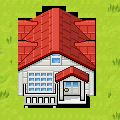

The image is a tile-based game level rendered from a .tmx file. Its description and complete source (layers, tilesets, objects, tile grids) follow:
An orthogonal 20x20 tile map with 6x6 px tiles, 1 tile layer (Tile Layer 1), 3 tilesets.

<map version="1.0" orientation="orthogonal" renderorder="right-down" width="20" height="20" tilewidth="6" tileheight="6" nextobjectid="1">
 <tileset firstgid="1" name="tileset9" tilewidth="6" tileheight="6" tilecount="4536" columns="81">
  <image source="tileset/tileset9.png" width="491" height="340" />
 </tileset>
 <tileset firstgid="4537" name="tileset8" tilewidth="6" tileheight="6" tilecount="27632" columns="314">
  <image source="tileset/tileset8.png" width="1888" height="528" />
 </tileset>
 <tileset firstgid="32169" name="tileset6" tilewidth="6" tileheight="6" tilecount="4848" columns="101">
  <image source="tileset/tileset6.png" width="608" height="288" />
 </tileset>
 <layer name="Tile Layer 1" width="20" height="20">
  <data encoding="csv">
14664,14665,14666,15292,15292,15292,14670,14664,14665,14666,14667,15606,15606,15292,15292,15292,14666,14667,14668,14669,
14978,14979,14978,15606,15606,15606,14978,32782,32783,32784,32785,15920,15920,15606,15606,15606,14978,14978,14982,14983,
15292,15293,15292,15920,15920,15920,32882,32883,32884,32885,32886,32887,32888,15920,15920,15920,14978,15292,15296,15297,
15606,15607,15606,32980,32981,32982,32983,32984,32985,32986,32987,32988,32989,32990,32991,32992,15292,15606,15610,15611,
15920,15921,14978,33081,33082,33083,33084,33085,33086,33087,33088,33089,33090,33091,33092,33093,15606,15920,15924,15925,
16234,16235,15292,33182,33183,33184,33185,33186,33187,33188,33189,33190,33191,33192,33193,33194,15920,15920,16238,16239,
16548,16549,15606,33283,33284,33285,33286,33287,33288,33289,33290,33291,33292,33293,33294,33295,14978,14978,16552,16553,
16862,16863,15920,33384,33385,33386,33387,33388,33389,33390,33391,33392,33393,33394,33395,33396,15292,15292,16866,16867,
17176,17177,14978,33485,33486,33487,33488,33489,33490,33491,33492,33493,33494,33495,33496,33497,15606,15606,17180,17181,
14666,14667,15292,33586,33587,33588,33589,33590,33591,33592,33593,33594,33595,33596,33597,33598,15920,15920,14667,14668,
14980,14981,15606,33687,33688,33689,33690,33691,33692,33693,33694,33695,33696,33697,33698,33699,15606,14978,14981,14982,
15294,15295,14978,33788,33789,33790,33791,33792,33793,33794,33795,33796,33797,33798,33799,33800,15920,15292,15295,15296,
15608,15609,15292,33889,33890,33891,33892,33893,33894,33895,33896,33897,33898,33899,33900,33901,14978,15606,15609,15610,
15922,15923,15606,33990,33991,33992,33993,33994,33995,33996,33997,33998,33999,34000,34001,34002,15292,14978,15923,15924,
16236,16237,15920,34091,34092,34093,34094,34095,34096,34097,34098,34099,34100,34101,34102,34103,15606,15292,16237,16238,
16550,16551,14978,34192,34193,34194,34195,34196,34197,34198,34199,34200,34201,34202,34203,34204,15920,15606,16551,16552,
16864,16865,15292,14978,34294,34295,34296,34297,34298,34299,34300,34301,34302,34303,34304,14978,14978,14978,16865,16866,
17178,17179,15606,15292,34395,34396,34397,34398,34399,34400,34401,34402,34403,34404,34405,15292,15292,15292,17179,17180,
14664,14665,15920,15606,14978,14978,14978,14978,14978,14978,14978,14978,14978,14978,14978,15606,15606,15606,14667,14668,
14978,14979,14980,15920,15292,15292,15292,15292,15292,15292,15292,15292,15292,15292,15292,15920,15920,15920,14981,14982
</data>
 </layer>
</map>
